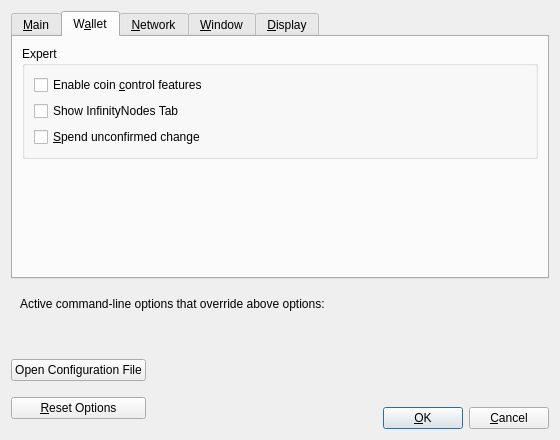
<?xml version="1.0" encoding="UTF-8"?>
<ui version="4.0">
 <class>OptionsDialog</class>
 <widget class="QDialog" name="OptionsDialog">
  <property name="geometry">
   <rect>
    <x>0</x>
    <y>0</y>
    <width>560</width>
    <height>440</height>
   </rect>
  </property>
  <property name="windowTitle">
   <string>Options</string>
  </property>
  <property name="modal">
   <bool>true</bool>
  </property>
  <layout class="QVBoxLayout" name="verticalLayout">
   <item>
    <widget class="QTabWidget" name="tabWidget">
     <property name="currentIndex">
      <number>1</number>
     </property>
     <widget class="QWidget" name="tabMain">
      <attribute name="title">
       <string>&amp;Main</string>
      </attribute>
      <layout class="QVBoxLayout" name="verticalLayout_Main">
       <item>
        <widget class="QCheckBox" name="sinAtStartup">
         <property name="toolTip">
          <string>Automatically start %1 after logging in to the system.</string>
         </property>
         <property name="text">
          <string>&amp;Start %1 on system login</string>
         </property>
        </widget>
       </item>
       <item>
        <spacer name="horizontalSpacer_0_Main">
         <property name="orientation">
          <enum>Qt::Horizontal</enum>
         </property>
         <property name="sizeHint" stdset="0">
          <size>
           <width>40</width>
           <height>5</height>
          </size>
         </property>
        </spacer>
       </item>
       <item>
        <layout class="QHBoxLayout" name="horizontalLayout_Main_Prune">
         <item>
          <widget class="QCheckBox" name="prune">
           <property name="toolTip">
            <string>Disables some advanced features but all blocks will still be fully validated. Reverting this setting requires re-downloading the entire blockchain. Actual disk usage may be somewhat higher.</string>
           </property>
           <property name="text">
            <string>Prune &amp;block storage to</string>
           </property>
          </widget>
         </item>
         <item>
          <widget class="QSpinBox" name="pruneSize"/>
         </item>
         <item>
          <widget class="QLabel" name="pruneSizeUnitLabel">
           <property name="text">
            <string>GB</string>
           </property>
           <property name="textFormat">
            <enum>Qt::PlainText</enum>
           </property>
          </widget>
         </item>
         <item>
          <spacer name="horizontalSpacer_Main_Prune">
           <property name="orientation">
            <enum>Qt::Horizontal</enum>
           </property>
           <property name="sizeHint" stdset="0">
            <size>
             <width>40</width>
             <height>20</height>
            </size>
           </property>
          </spacer>
         </item>
        </layout>
       </item>
       <item>
        <widget class="QLabel" name="pruneWarning">
         <property name="text">
          <string>Reverting this setting requires re-downloading the entire blockchain.</string>
         </property>
         <property name="textFormat">
          <enum>Qt::PlainText</enum>
         </property>
        </widget>
       </item>
       <item>
        <layout class="QHBoxLayout" name="horizontalLayout_2_Main">
         <item>
          <widget class="QLabel" name="databaseCacheLabel">
           <property name="text">
            <string>Size of &amp;database cache</string>
           </property>
           <property name="textFormat">
            <enum>Qt::PlainText</enum>
           </property>
           <property name="buddy">
            <cstring>databaseCache</cstring>
           </property>
          </widget>
         </item>
         <item>
          <widget class="QSpinBox" name="databaseCache"/>
         </item>
         <item>
          <widget class="QLabel" name="databaseCacheUnitLabel">
           <property name="text">
            <string>MB</string>
           </property>
           <property name="textFormat">
            <enum>Qt::PlainText</enum>
           </property>
          </widget>
         </item>
         <item>
          <spacer name="horizontalSpacer_2_Main">
           <property name="orientation">
            <enum>Qt::Horizontal</enum>
           </property>
           <property name="sizeHint" stdset="0">
            <size>
             <width>40</width>
             <height>20</height>
            </size>
           </property>
          </spacer>
         </item>
        </layout>
       </item>
       <item>
        <layout class="QHBoxLayout" name="horizontalLayout_Main_VerifyLabel">
         <item>
          <widget class="QLabel" name="threadsScriptVerifLabel">
           <property name="text">
            <string>Number of script &amp;verification threads</string>
           </property>
           <property name="textFormat">
            <enum>Qt::PlainText</enum>
           </property>
           <property name="buddy">
            <cstring>threadsScriptVerif</cstring>
           </property>
          </widget>
         </item>
         <item>
          <widget class="QSpinBox" name="threadsScriptVerif">
           <property name="toolTip">
            <string>(0 = auto, &lt;0 = leave that many cores free)</string>
           </property>
          </widget>
         </item>
         <item>
          <spacer name="horizontalSpacer_Main_Threads">
           <property name="orientation">
            <enum>Qt::Horizontal</enum>
           </property>
           <property name="sizeHint" stdset="0">
            <size>
             <width>40</width>
             <height>20</height>
            </size>
           </property>
          </spacer>
         </item>
        </layout>
       </item>
       <item>
        <spacer name="verticalSpacer_Main">
         <property name="orientation">
          <enum>Qt::Vertical</enum>
         </property>
         <property name="sizeHint" stdset="0">
          <size>
           <width>20</width>
           <height>40</height>
          </size>
         </property>
        </spacer>
       </item>
      </layout>
     </widget>
     <widget class="QWidget" name="tabWallet">
      <attribute name="title">
       <string>W&amp;allet</string>
      </attribute>
      <layout class="QVBoxLayout" name="verticalLayout_Wallet">
       <item>
        <widget class="QGroupBox" name="groupBox">
         <property name="title">
          <string>Expert</string>
         </property>
         <layout class="QVBoxLayout" name="verticalLayout_2">
          <item>
           <widget class="QCheckBox" name="coinControlFeatures">
            <property name="toolTip">
             <string>Whether to show coin control features or not.</string>
            </property>
            <property name="text">
             <string>Enable coin &amp;control features</string>
            </property>
           </widget>
          </item>
          <item>
           <widget class="QCheckBox" name="showMasternodesTab">
            <property name="toolTip">
             <string>Show additional tab listing all your InfinityNodes in first sub-tab&lt;br/&gt;and all InfinityNodes on the network in second sub-tab.</string>
            </property>
            <property name="text">
             <string>Show InfinityNodes Tab</string>
            </property>
           </widget>
          </item>
          <item>
           <widget class="QCheckBox" name="spendZeroConfChange">
            <property name="toolTip">
             <string>If you disable the spending of unconfirmed change, the change from a transaction cannot be used until that transaction has at least one confirmation. This also affects how your balance is computed.</string>
            </property>
            <property name="text">
             <string>&amp;Spend unconfirmed change</string>
            </property>
           </widget>
          </item>
         </layout>
        </widget>
       </item>
       <item>
        <spacer name="verticalSpacer_Wallet">
         <property name="orientation">
          <enum>Qt::Vertical</enum>
         </property>
         <property name="sizeHint" stdset="0">
          <size>
           <width>20</width>
           <height>40</height>
          </size>
         </property>
        </spacer>
       </item>
      </layout>
     </widget>
     <widget class="QWidget" name="tabNetwork">
      <attribute name="title">
       <string>&amp;Network</string>
      </attribute>
      <layout class="QVBoxLayout" name="verticalLayout_Network">
       <item>
        <widget class="QCheckBox" name="mapPortUpnp">
         <property name="toolTip">
          <string>Automatically open the SIN client port on the router. This only works when your router supports UPnP and it is enabled.</string>
         </property>
         <property name="text">
          <string>Map port using &amp;UPnP</string>
         </property>
        </widget>
       </item>
       <item>
        <widget class="QCheckBox" name="allowIncoming">
         <property name="toolTip">
          <string>Accept connections from outside.</string>
         </property>
         <property name="text">
          <string>Allow incomin&amp;g connections</string>
         </property>
        </widget>
       </item>
       <item>
        <widget class="QCheckBox" name="connectSocks">
         <property name="toolTip">
          <string>Connect to the SIN network through a SOCKS5 proxy.</string>
         </property>
         <property name="text">
          <string>&amp;Connect through SOCKS5 proxy (default proxy):</string>
         </property>
        </widget>
       </item>
       <item>
        <layout class="QHBoxLayout" name="horizontalLayout_1_Network">
         <item>
          <widget class="QLabel" name="proxyIpLabel">
           <property name="text">
            <string>Proxy &amp;IP:</string>
           </property>
           <property name="textFormat">
            <enum>Qt::PlainText</enum>
           </property>
           <property name="buddy">
            <cstring>proxyIp</cstring>
           </property>
          </widget>
         </item>
         <item>
          <widget class="QValidatedLineEdit" name="proxyIp">
           <property name="minimumSize">
            <size>
             <width>140</width>
             <height>0</height>
            </size>
           </property>
           <property name="maximumSize">
            <size>
             <width>140</width>
             <height>16777215</height>
            </size>
           </property>
           <property name="toolTip">
            <string>IP address of the proxy (e.g. IPv4: 127.0.0.1 / IPv6: ::1)</string>
           </property>
          </widget>
         </item>
         <item>
          <widget class="QLabel" name="proxyPortLabel">
           <property name="text">
            <string>&amp;Port:</string>
           </property>
           <property name="textFormat">
            <enum>Qt::PlainText</enum>
           </property>
           <property name="buddy">
            <cstring>proxyPort</cstring>
           </property>
          </widget>
         </item>
         <item>
          <widget class="QLineEdit" name="proxyPort">
           <property name="minimumSize">
            <size>
             <width>55</width>
             <height>0</height>
            </size>
           </property>
           <property name="maximumSize">
            <size>
             <width>55</width>
             <height>16777215</height>
            </size>
           </property>
           <property name="toolTip">
            <string>Port of the proxy (e.g. 9050)</string>
           </property>
          </widget>
         </item>
         <item>
          <spacer name="horizontalSpacer_1_Network">
           <property name="orientation">
            <enum>Qt::Horizontal</enum>
           </property>
           <property name="sizeHint" stdset="0">
            <size>
             <width>40</width>
             <height>20</height>
            </size>
           </property>
          </spacer>
         </item>
        </layout>
       </item>
       <item>
        <layout class="QHBoxLayout" name="horizontalLayout_2_Network">
         <item>
          <widget class="QLabel" name="proxyActiveNets">
           <property name="text">
            <string>Used for reaching peers via:</string>
           </property>
           <property name="textFormat">
            <enum>Qt::PlainText</enum>
           </property>
          </widget>
         </item>
         <item>
          <widget class="QCheckBox" name="proxyReachIPv4">
           <property name="enabled">
            <bool>false</bool>
           </property>
           <property name="toolTip">
            <string>Shows if the supplied default SOCKS5 proxy is used to reach peers via this network type.</string>
           </property>
           <property name="text">
            <string/>
           </property>
          </widget>
         </item>
         <item>
          <widget class="QLabel" name="proxyReachIPv4Label">
           <property name="text">
            <string>IPv4</string>
           </property>
           <property name="textFormat">
            <enum>Qt::PlainText</enum>
           </property>
          </widget>
         </item>
         <item>
          <widget class="QCheckBox" name="proxyReachIPv6">
           <property name="enabled">
            <bool>false</bool>
           </property>
           <property name="toolTip">
            <string>Shows if the supplied default SOCKS5 proxy is used to reach peers via this network type.</string>
           </property>
           <property name="text">
            <string/>
           </property>
          </widget>
         </item>
         <item>
          <widget class="QLabel" name="proxyReachIPv6Label">
           <property name="text">
            <string>IPv6</string>
           </property>
           <property name="textFormat">
            <enum>Qt::PlainText</enum>
           </property>
          </widget>
         </item>
         <item>
          <widget class="QCheckBox" name="proxyReachTor">
           <property name="enabled">
            <bool>false</bool>
           </property>
           <property name="toolTip">
            <string>Shows if the supplied default SOCKS5 proxy is used to reach peers via this network type.</string>
           </property>
           <property name="text">
            <string/>
           </property>
          </widget>
         </item>
         <item>
          <widget class="QLabel" name="proxyReachTorLabel">
           <property name="text">
            <string>Tor</string>
           </property>
           <property name="textFormat">
            <enum>Qt::PlainText</enum>
           </property>
          </widget>
         </item>
         <item>
          <spacer name="horizontalSpacer_2_Network">
           <property name="orientation">
            <enum>Qt::Horizontal</enum>
           </property>
           <property name="sizeHint" stdset="0">
            <size>
             <width>40</width>
             <height>20</height>
            </size>
           </property>
          </spacer>
         </item>
        </layout>
       </item>
       <item>
        <widget class="QCheckBox" name="connectSocksTor">
         <property name="toolTip">
          <string>Connect to the SIN network through a separate SOCKS5 proxy for Tor hidden services.</string>
         </property>
         <property name="text">
          <string>Use separate SOCKS&amp;5 proxy to reach peers via Tor hidden services:</string>
         </property>
        </widget>
       </item>
       <item>
        <layout class="QHBoxLayout" name="horizontalLayout_3_Network">
         <item>
          <widget class="QLabel" name="proxyIpTorLabel">
           <property name="text">
            <string>Proxy &amp;IP:</string>
           </property>
           <property name="textFormat">
            <enum>Qt::PlainText</enum>
           </property>
           <property name="buddy">
            <cstring>proxyIpTor</cstring>
           </property>
          </widget>
         </item>
         <item>
          <widget class="QValidatedLineEdit" name="proxyIpTor">
           <property name="minimumSize">
            <size>
             <width>140</width>
             <height>0</height>
            </size>
           </property>
           <property name="maximumSize">
            <size>
             <width>140</width>
             <height>16777215</height>
            </size>
           </property>
           <property name="toolTip">
            <string>IP address of the proxy (e.g. IPv4: 127.0.0.1 / IPv6: ::1)</string>
           </property>
          </widget>
         </item>
         <item>
          <widget class="QLabel" name="proxyPortTorLabel">
           <property name="text">
            <string>&amp;Port:</string>
           </property>
           <property name="textFormat">
            <enum>Qt::PlainText</enum>
           </property>
           <property name="buddy">
            <cstring>proxyPortTor</cstring>
           </property>
          </widget>
         </item>
         <item>
          <widget class="QLineEdit" name="proxyPortTor">
           <property name="minimumSize">
            <size>
             <width>55</width>
             <height>0</height>
            </size>
           </property>
           <property name="maximumSize">
            <size>
             <width>55</width>
             <height>16777215</height>
            </size>
           </property>
           <property name="toolTip">
            <string>Port of the proxy (e.g. 9050)</string>
           </property>
          </widget>
         </item>
         <item>
          <spacer name="horizontalSpacer_4_Network">
           <property name="orientation">
            <enum>Qt::Horizontal</enum>
           </property>
           <property name="sizeHint" stdset="0">
            <size>
             <width>40</width>
             <height>20</height>
            </size>
           </property>
          </spacer>
         </item>
        </layout>
       </item>
       <item>
        <spacer name="verticalSpacer_Network">
         <property name="orientation">
          <enum>Qt::Vertical</enum>
         </property>
         <property name="sizeHint" stdset="0">
          <size>
           <width>20</width>
           <height>40</height>
          </size>
         </property>
        </spacer>
       </item>
      </layout>
     </widget>
     <widget class="QWidget" name="tabWindow">
      <attribute name="title">
       <string>&amp;Window</string>
      </attribute>
      <layout class="QVBoxLayout" name="verticalLayout_Window">
       <item>
        <widget class="QCheckBox" name="hideTrayIcon">
         <property name="toolTip">
          <string>Hide the icon from the system tray.</string>
         </property>
         <property name="text">
          <string>&amp;Hide tray icon</string>
         </property>
        </widget>
       </item>
       <item>
        <widget class="QCheckBox" name="minimizeToTray">
         <property name="toolTip">
          <string>Show only a tray icon after minimizing the window.</string>
         </property>
         <property name="text">
          <string>&amp;Minimize to the tray instead of the taskbar</string>
         </property>
        </widget>
       </item>
       <item>
        <widget class="QCheckBox" name="minimizeOnClose">
         <property name="toolTip">
          <string>Minimize instead of exit the application when the window is closed. When this option is enabled, the application will be closed only after selecting Exit in the menu.</string>
         </property>
         <property name="text">
          <string>M&amp;inimize on close</string>
         </property>
        </widget>
       </item>
       <item>
        <spacer name="verticalSpacer_Window">
         <property name="orientation">
          <enum>Qt::Vertical</enum>
         </property>
         <property name="sizeHint" stdset="0">
          <size>
           <width>20</width>
           <height>40</height>
          </size>
         </property>
        </spacer>
       </item>
      </layout>
     </widget>
     <widget class="QWidget" name="tabDisplay">
      <attribute name="title">
       <string>&amp;Display</string>
      </attribute>
      <layout class="QVBoxLayout" name="verticalLayout_Display">
       <item>
        <layout class="QHBoxLayout" name="horizontalLayout_1_Display">
         <item>
          <widget class="QLabel" name="langLabel">
           <property name="text">
            <string>User Interface &amp;language:</string>
           </property>
           <property name="textFormat">
            <enum>Qt::PlainText</enum>
           </property>
           <property name="buddy">
            <cstring>lang</cstring>
           </property>
          </widget>
         </item>
         <item>
          <widget class="QValueComboBox" name="lang">
           <property name="toolTip">
            <string>The user interface language can be set here. This setting will take effect after restarting %1.</string>
           </property>
          </widget>
         </item>
        </layout>
       </item>
       <item>
        <layout class="QHBoxLayout" name="horizontalLayout_2_Display">
         <item>
          <widget class="QLabel" name="unitLabel">
           <property name="text">
            <string>&amp;Unit to show amounts in:</string>
           </property>
           <property name="textFormat">
            <enum>Qt::PlainText</enum>
           </property>
           <property name="buddy">
            <cstring>unit</cstring>
           </property>
          </widget>
         </item>
         <item>
          <widget class="QValueComboBox" name="unit">
           <property name="toolTip">
            <string>Choose the default subdivision unit to show in the interface and when sending coins.</string>
           </property>
          </widget>
         </item>
        </layout>
       </item>
       <item>
        <layout class="QHBoxLayout" name="horizontalLayout_3_Display">
         <item>
          <widget class="QLabel" name="thirdPartyTxUrlsLabel">
           <property name="toolTip">
            <string>Third party URLs (e.g. a block explorer) that appear in the transactions tab as context menu items. %s in the URL is replaced by transaction hash. Multiple URLs are separated by vertical bar |.</string>
           </property>
           <property name="text">
            <string>&amp;Third party transaction URLs</string>
           </property>
           <property name="buddy">
            <cstring>thirdPartyTxUrls</cstring>
           </property>
          </widget>
         </item>
         <item>
          <widget class="QLineEdit" name="thirdPartyTxUrls">
           <property name="toolTip">
            <string>Third party URLs (e.g. a block explorer) that appear in the transactions tab as context menu items. %s in the URL is replaced by transaction hash. Multiple URLs are separated by vertical bar |.</string>
           </property>
          </widget>
         </item>
        </layout>
       </item>
       <item>
        <spacer name="verticalSpacer_Display">
         <property name="orientation">
          <enum>Qt::Vertical</enum>
         </property>
         <property name="sizeHint" stdset="0">
          <size>
           <width>20</width>
           <height>40</height>
          </size>
         </property>
        </spacer>
       </item>
      </layout>
     </widget>
    </widget>
   </item>
   <item>
    <widget class="QFrame" name="frame">
     <layout class="QVBoxLayout" name="verticalLayout_Bottom">
      <item>
       <layout class="QHBoxLayout" name="horizontalLayout_Bottom">
        <item>
         <widget class="QLabel" name="overriddenByCommandLineInfoLabel">
          <property name="text">
           <string>Active command-line options that override above options:</string>
          </property>
          <property name="textFormat">
           <enum>Qt::PlainText</enum>
          </property>
         </widget>
        </item>
        <item>
         <spacer name="horizontalSpacer_Bottom">
          <property name="orientation">
           <enum>Qt::Horizontal</enum>
          </property>
          <property name="sizeHint" stdset="0">
           <size>
            <width>40</width>
            <height>20</height>
           </size>
          </property>
         </spacer>
        </item>
       </layout>
      </item>
      <item>
       <widget class="QLabel" name="overriddenByCommandLineLabel">
        <property name="text">
         <string/>
        </property>
        <property name="textFormat">
         <enum>Qt::PlainText</enum>
        </property>
        <property name="wordWrap">
         <bool>true</bool>
        </property>
       </widget>
      </item>
     </layout>
    </widget>
   </item>
   <item>
    <layout class="QHBoxLayout" name="horizontalLayout_Buttons">
     <item>
      <layout class="QVBoxLayout" name="verticalLayout_Buttons">
       <item>
        <widget class="QPushButton" name="openSINConfButton">
         <property name="toolTip">
          <string>Open the %1 configuration file from the working directory.</string>
         </property>
         <property name="text">
          <string>Open Configuration File</string>
         </property>
         <property name="autoDefault">
          <bool>false</bool>
         </property>
        </widget>
       </item>
       <item>
        <widget class="QPushButton" name="resetButton">
         <property name="toolTip">
          <string>Reset all client options to default.</string>
         </property>
         <property name="text">
          <string>&amp;Reset Options</string>
         </property>
         <property name="autoDefault">
          <bool>false</bool>
         </property>
        </widget>
       </item>
      </layout>
     </item>
     <item>
      <spacer name="horizontalSpacer_1">
       <property name="orientation">
        <enum>Qt::Horizontal</enum>
       </property>
       <property name="sizeHint" stdset="0">
        <size>
         <width>40</width>
         <height>48</height>
        </size>
       </property>
      </spacer>
     </item>
     <item>
      <widget class="QLabel" name="statusLabel">
       <property name="minimumSize">
        <size>
         <width>200</width>
         <height>0</height>
        </size>
       </property>
       <property name="font">
        <font>
         <weight>75</weight>
         <bold>true</bold>
        </font>
       </property>
       <property name="text">
        <string/>
       </property>
       <property name="textFormat">
        <enum>Qt::PlainText</enum>
       </property>
       <property name="wordWrap">
        <bool>true</bool>
       </property>
      </widget>
     </item>
     <item>
      <spacer name="horizontalSpacer_2">
       <property name="orientation">
        <enum>Qt::Horizontal</enum>
       </property>
       <property name="sizeHint" stdset="0">
        <size>
         <width>40</width>
         <height>48</height>
        </size>
       </property>
      </spacer>
     </item>
     <item>
      <layout class="QVBoxLayout" name="verticalLayout_4">
       <item>
        <spacer name="verticalSpacer">
         <property name="orientation">
          <enum>Qt::Vertical</enum>
         </property>
         <property name="sizeHint" stdset="0">
          <size>
           <width>20</width>
           <height>40</height>
          </size>
         </property>
        </spacer>
       </item>
       <item>
        <layout class="QHBoxLayout" name="horizontalLayout">
         <item>
          <widget class="QPushButton" name="okButton">
           <property name="text">
            <string>&amp;OK</string>
           </property>
           <property name="autoDefault">
            <bool>false</bool>
           </property>
           <property name="default">
            <bool>true</bool>
           </property>
          </widget>
         </item>
         <item>
          <widget class="QPushButton" name="cancelButton">
           <property name="text">
            <string>&amp;Cancel</string>
           </property>
           <property name="autoDefault">
            <bool>false</bool>
           </property>
          </widget>
         </item>
        </layout>
       </item>
      </layout>
     </item>
    </layout>
   </item>
  </layout>
 </widget>
 <customwidgets>
  <customwidget>
   <class>QValidatedLineEdit</class>
   <extends>QLineEdit</extends>
   <header>qt/qvalidatedlineedit.h</header>
  </customwidget>
  <customwidget>
   <class>QValueComboBox</class>
   <extends>QComboBox</extends>
   <header>qt/qvaluecombobox.h</header>
  </customwidget>
 </customwidgets>
 <resources/>
 <connections/>
</ui>
